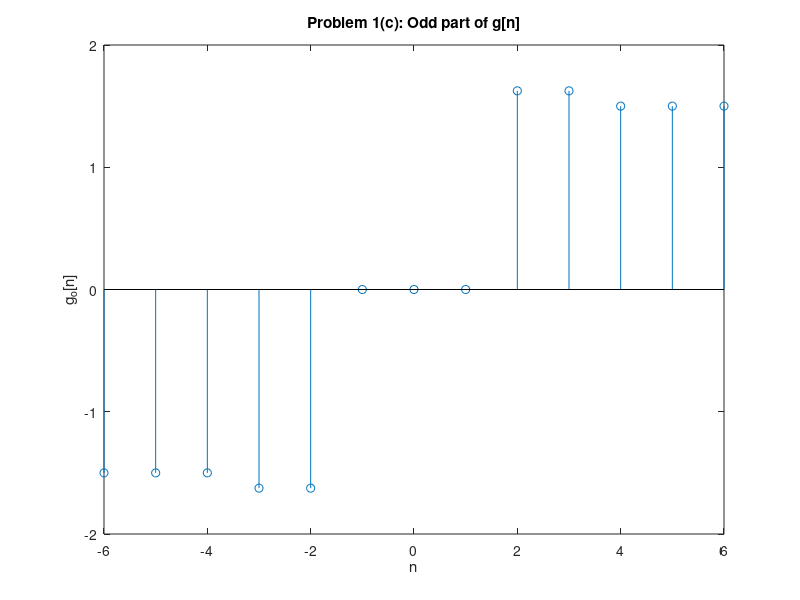

The MATLAB source for this figure:
clc;
clear all;
close all;

n = -6:6;
g = (-0.25).*(n>=-3 & n<=1) + 3.*(n>=2 & n<=6);

g_odd = (g - fliplr(g)) / 2;

figure;
stem(n,g_odd);
xlabel('n');
ylabel('g_o[n]');
title('Problem 1(c): Odd part of g[n]');
